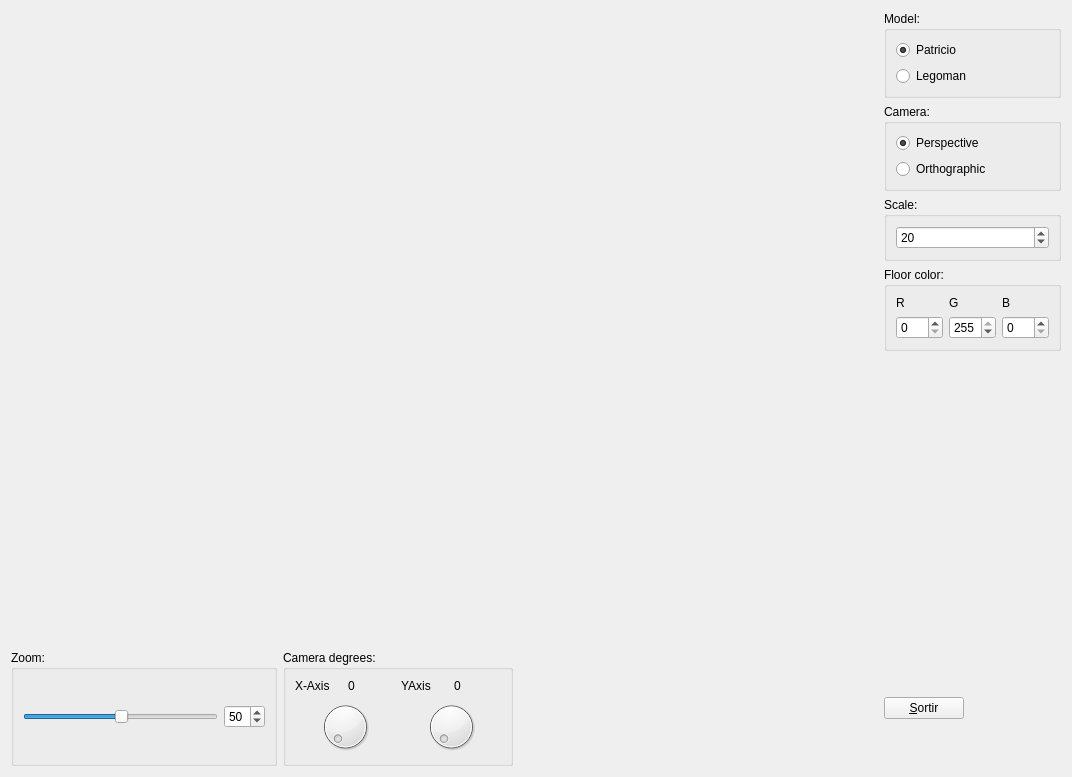
<?xml version="1.0" encoding="UTF-8"?>
<ui version="4.0">
 <class>MyForm</class>
 <widget class="QWidget" name="MyForm">
  <property name="geometry">
   <rect>
    <x>0</x>
    <y>0</y>
    <width>1072</width>
    <height>777</height>
   </rect>
  </property>
  <property name="windowTitle">
   <string>IDI-Lab</string>
  </property>
  <layout class="QGridLayout" name="gridLayout_2">
   <item row="0" column="0" rowspan="5" colspan="3">
    <widget class="MyGLWidget" name="widget" native="true">
     <property name="sizePolicy">
      <sizepolicy hsizetype="Expanding" vsizetype="Expanding">
       <horstretch>0</horstretch>
       <verstretch>0</verstretch>
      </sizepolicy>
     </property>
     <property name="minimumSize">
      <size>
       <width>50</width>
       <height>50</height>
      </size>
     </property>
    </widget>
   </item>
   <item row="0" column="3">
    <widget class="QGroupBox" name="groupBox">
     <property name="title">
      <string>Model:</string>
     </property>
     <layout class="QVBoxLayout" name="verticalLayout_3">
      <item>
       <widget class="QRadioButton" name="radioButton">
        <property name="text">
         <string>Patricio</string>
        </property>
        <property name="checked">
         <bool>true</bool>
        </property>
       </widget>
      </item>
      <item>
       <widget class="QRadioButton" name="radioButton_2">
        <property name="text">
         <string>Legoman</string>
        </property>
       </widget>
      </item>
     </layout>
    </widget>
   </item>
   <item row="1" column="3">
    <widget class="QGroupBox" name="groupBox_2">
     <property name="title">
      <string>Camera:</string>
     </property>
     <layout class="QVBoxLayout" name="verticalLayout">
      <item>
       <widget class="QRadioButton" name="radioButton_3">
        <property name="text">
         <string>Perspective</string>
        </property>
        <property name="checked">
         <bool>true</bool>
        </property>
       </widget>
      </item>
      <item>
       <widget class="QRadioButton" name="radioButton_4">
        <property name="text">
         <string>Orthographic</string>
        </property>
       </widget>
      </item>
     </layout>
    </widget>
   </item>
   <item row="2" column="3">
    <widget class="QGroupBox" name="groupBox_4">
     <property name="title">
      <string>Scale:</string>
     </property>
     <layout class="QVBoxLayout" name="verticalLayout_2">
      <item>
       <widget class="QSpinBox" name="spinBox_2">
        <property name="maximum">
         <number>500</number>
        </property>
        <property name="value">
         <number>20</number>
        </property>
       </widget>
      </item>
     </layout>
    </widget>
   </item>
   <item row="3" column="3">
    <widget class="QGroupBox" name="groupBox_6">
     <property name="title">
      <string>Floor color:</string>
     </property>
     <layout class="QHBoxLayout" name="horizontalLayout_4">
      <item>
       <layout class="QVBoxLayout" name="verticalLayout_4">
        <item>
         <widget class="QLabel" name="label_5">
          <property name="text">
           <string>R</string>
          </property>
         </widget>
        </item>
        <item>
         <widget class="QSpinBox" name="spinBox_3">
          <property name="maximum">
           <number>255</number>
          </property>
         </widget>
        </item>
       </layout>
      </item>
      <item>
       <layout class="QVBoxLayout" name="verticalLayout_5">
        <item>
         <widget class="QLabel" name="label_7">
          <property name="text">
           <string>G</string>
          </property>
         </widget>
        </item>
        <item>
         <widget class="QSpinBox" name="spinBox_4">
          <property name="maximum">
           <number>255</number>
          </property>
          <property name="value">
           <number>255</number>
          </property>
         </widget>
        </item>
       </layout>
      </item>
      <item>
       <layout class="QVBoxLayout" name="verticalLayout_6">
        <item>
         <widget class="QLabel" name="label_6">
          <property name="text">
           <string>B</string>
          </property>
         </widget>
        </item>
        <item>
         <widget class="QSpinBox" name="spinBox_5">
          <property name="maximum">
           <number>255</number>
          </property>
         </widget>
        </item>
       </layout>
      </item>
     </layout>
    </widget>
   </item>
   <item row="4" column="3">
    <spacer name="verticalSpacer">
     <property name="orientation">
      <enum>Qt::Vertical</enum>
     </property>
     <property name="sizeHint" stdset="0">
      <size>
       <width>17</width>
       <height>339</height>
      </size>
     </property>
    </spacer>
   </item>
   <item row="5" column="0">
    <widget class="QGroupBox" name="groupBox_3">
     <property name="title">
      <string>Zoom:</string>
     </property>
     <layout class="QHBoxLayout" name="horizontalLayout">
      <item>
       <widget class="QSlider" name="horizontalSlider">
        <property name="value">
         <number>50</number>
        </property>
        <property name="orientation">
         <enum>Qt::Horizontal</enum>
        </property>
       </widget>
      </item>
      <item>
       <widget class="QSpinBox" name="spinBox">
        <property name="value">
         <number>50</number>
        </property>
       </widget>
      </item>
     </layout>
    </widget>
   </item>
   <item row="5" column="1">
    <widget class="QGroupBox" name="groupBox_5">
     <property name="title">
      <string>Camera degrees:</string>
     </property>
     <layout class="QGridLayout" name="gridLayout">
      <item row="0" column="0">
       <layout class="QHBoxLayout" name="horizontalLayout_2">
        <item>
         <widget class="QLabel" name="label">
          <property name="text">
           <string>X-Axis</string>
          </property>
         </widget>
        </item>
        <item>
         <widget class="QLabel" name="label_3">
          <property name="text">
           <string>0</string>
          </property>
         </widget>
        </item>
       </layout>
      </item>
      <item row="0" column="1">
       <layout class="QHBoxLayout" name="horizontalLayout_3">
        <item>
         <widget class="QLabel" name="label_2">
          <property name="text">
           <string>YAxis</string>
          </property>
         </widget>
        </item>
        <item>
         <widget class="QLabel" name="label_4">
          <property name="text">
           <string>0</string>
          </property>
         </widget>
        </item>
       </layout>
      </item>
      <item row="1" column="0">
       <widget class="QDial" name="dial">
        <property name="maximum">
         <number>359</number>
        </property>
       </widget>
      </item>
      <item row="1" column="1">
       <widget class="QDial" name="dial_2">
        <property name="maximum">
         <number>359</number>
        </property>
       </widget>
      </item>
     </layout>
    </widget>
   </item>
   <item row="5" column="2">
    <spacer name="horizontalSpacer">
     <property name="orientation">
      <enum>Qt::Horizontal</enum>
     </property>
     <property name="sizeHint" stdset="0">
      <size>
       <width>359</width>
       <height>17</height>
      </size>
     </property>
    </spacer>
   </item>
   <item row="5" column="3">
    <widget class="QPushButton" name="pushButton">
     <property name="sizePolicy">
      <sizepolicy hsizetype="Fixed" vsizetype="Fixed">
       <horstretch>0</horstretch>
       <verstretch>0</verstretch>
      </sizepolicy>
     </property>
     <property name="text">
      <string>&amp;Sortir</string>
     </property>
    </widget>
   </item>
  </layout>
 </widget>
 <customwidgets>
  <customwidget>
   <class>MyGLWidget</class>
   <extends>QWidget</extends>
   <header>MyGLWidget.h</header>
   <container>1</container>
   <slots>
    <signal>getZoom(int)</signal>
    <signal>sendPerspective(bool)</signal>
    <signal>sendOrthographic(bool)</signal>
    <signal>getScale(int)</signal>
    <signal>getXAxis(int)</signal>
    <signal>getYAxis(int)</signal>
    <slot>setZoom(int)</slot>
    <slot>setPatricio()</slot>
    <slot>setLegoman()</slot>
    <slot>setPerspective()</slot>
    <slot>setOrthographic()</slot>
    <slot>setScale(int)</slot>
    <slot>setYAxis(int)</slot>
    <slot>setXAxis(int)</slot>
    <slot>setR(int)</slot>
    <slot>setG(int)</slot>
    <slot>setB(int)</slot>
   </slots>
  </customwidget>
 </customwidgets>
 <resources/>
 <connections>
  <connection>
   <sender>pushButton</sender>
   <signal>clicked()</signal>
   <receiver>MyForm</receiver>
   <slot>close()</slot>
   <hints>
    <hint type="sourcelabel">
     <x>956</x>
     <y>720</y>
    </hint>
    <hint type="destinationlabel">
     <x>590</x>
     <y>500</y>
    </hint>
   </hints>
  </connection>
  <connection>
   <sender>horizontalSlider</sender>
   <signal>valueChanged(int)</signal>
   <receiver>spinBox</receiver>
   <slot>setValue(int)</slot>
   <hints>
    <hint type="sourcelabel">
     <x>110</x>
     <y>725</y>
    </hint>
    <hint type="destinationlabel">
     <x>257</x>
     <y>730</y>
    </hint>
   </hints>
  </connection>
  <connection>
   <sender>spinBox</sender>
   <signal>valueChanged(int)</signal>
   <receiver>horizontalSlider</receiver>
   <slot>setValue(int)</slot>
   <hints>
    <hint type="sourcelabel">
     <x>257</x>
     <y>730</y>
    </hint>
    <hint type="destinationlabel">
     <x>110</x>
     <y>725</y>
    </hint>
   </hints>
  </connection>
  <connection>
   <sender>horizontalSlider</sender>
   <signal>valueChanged(int)</signal>
   <receiver>widget</receiver>
   <slot>setZoom(int)</slot>
   <hints>
    <hint type="sourcelabel">
     <x>110</x>
     <y>725</y>
    </hint>
    <hint type="destinationlabel">
     <x>67</x>
     <y>391</y>
    </hint>
   </hints>
  </connection>
  <connection>
   <sender>spinBox</sender>
   <signal>valueChanged(int)</signal>
   <receiver>widget</receiver>
   <slot>setZoom(int)</slot>
   <hints>
    <hint type="sourcelabel">
     <x>257</x>
     <y>730</y>
    </hint>
    <hint type="destinationlabel">
     <x>212</x>
     <y>391</y>
    </hint>
   </hints>
  </connection>
  <connection>
   <sender>widget</sender>
   <signal>getZoom(int)</signal>
   <receiver>horizontalSlider</receiver>
   <slot>setValue(int)</slot>
   <hints>
    <hint type="sourcelabel">
     <x>146</x>
     <y>301</y>
    </hint>
    <hint type="destinationlabel">
     <x>110</x>
     <y>725</y>
    </hint>
   </hints>
  </connection>
  <connection>
   <sender>widget</sender>
   <signal>getZoom(int)</signal>
   <receiver>spinBox</receiver>
   <slot>setValue(int)</slot>
   <hints>
    <hint type="sourcelabel">
     <x>278</x>
     <y>351</y>
    </hint>
    <hint type="destinationlabel">
     <x>257</x>
     <y>730</y>
    </hint>
   </hints>
  </connection>
  <connection>
   <sender>radioButton</sender>
   <signal>pressed()</signal>
   <receiver>widget</receiver>
   <slot>setPatricio()</slot>
   <hints>
    <hint type="sourcelabel">
     <x>1050</x>
     <y>63</y>
    </hint>
    <hint type="destinationlabel">
     <x>475</x>
     <y>44</y>
    </hint>
   </hints>
  </connection>
  <connection>
   <sender>radioButton_2</sender>
   <signal>pressed()</signal>
   <receiver>widget</receiver>
   <slot>setLegoman()</slot>
   <hints>
    <hint type="sourcelabel">
     <x>1050</x>
     <y>92</y>
    </hint>
    <hint type="destinationlabel">
     <x>467</x>
     <y>74</y>
    </hint>
   </hints>
  </connection>
  <connection>
   <sender>widget</sender>
   <signal>sendPerspective(bool)</signal>
   <receiver>radioButton_3</receiver>
   <slot>setChecked(bool)</slot>
   <hints>
    <hint type="sourcelabel">
     <x>673</x>
     <y>151</y>
    </hint>
    <hint type="destinationlabel">
     <x>1050</x>
     <y>165</y>
    </hint>
   </hints>
  </connection>
  <connection>
   <sender>widget</sender>
   <signal>sendOrthographic(bool)</signal>
   <receiver>radioButton_4</receiver>
   <slot>setChecked(bool)</slot>
   <hints>
    <hint type="sourcelabel">
     <x>718</x>
     <y>190</y>
    </hint>
    <hint type="destinationlabel">
     <x>1050</x>
     <y>194</y>
    </hint>
   </hints>
  </connection>
  <connection>
   <sender>radioButton_3</sender>
   <signal>pressed()</signal>
   <receiver>widget</receiver>
   <slot>setPerspective()</slot>
   <hints>
    <hint type="sourcelabel">
     <x>1050</x>
     <y>165</y>
    </hint>
    <hint type="destinationlabel">
     <x>701</x>
     <y>125</y>
    </hint>
   </hints>
  </connection>
  <connection>
   <sender>radioButton_4</sender>
   <signal>pressed()</signal>
   <receiver>widget</receiver>
   <slot>setOrthographic()</slot>
   <hints>
    <hint type="sourcelabel">
     <x>1050</x>
     <y>194</y>
    </hint>
    <hint type="destinationlabel">
     <x>703</x>
     <y>206</y>
    </hint>
   </hints>
  </connection>
  <connection>
   <sender>spinBox_2</sender>
   <signal>valueChanged(int)</signal>
   <receiver>widget</receiver>
   <slot>setScale(int)</slot>
   <hints>
    <hint type="sourcelabel">
     <x>1050</x>
     <y>270</y>
    </hint>
    <hint type="destinationlabel">
     <x>396</x>
     <y>530</y>
    </hint>
   </hints>
  </connection>
  <connection>
   <sender>widget</sender>
   <signal>getScale(int)</signal>
   <receiver>spinBox_2</receiver>
   <slot>setValue(int)</slot>
   <hints>
    <hint type="sourcelabel">
     <x>369</x>
     <y>544</y>
    </hint>
    <hint type="destinationlabel">
     <x>1050</x>
     <y>270</y>
    </hint>
   </hints>
  </connection>
  <connection>
   <sender>dial_2</sender>
   <signal>valueChanged(int)</signal>
   <receiver>label_4</receiver>
   <slot>setNum(int)</slot>
   <hints>
    <hint type="sourcelabel">
     <x>493</x>
     <y>755</y>
    </hint>
    <hint type="destinationlabel">
     <x>492</x>
     <y>698</y>
    </hint>
   </hints>
  </connection>
  <connection>
   <sender>dial</sender>
   <signal>valueChanged(int)</signal>
   <receiver>label_3</receiver>
   <slot>setNum(int)</slot>
   <hints>
    <hint type="sourcelabel">
     <x>387</x>
     <y>755</y>
    </hint>
    <hint type="destinationlabel">
     <x>386</x>
     <y>698</y>
    </hint>
   </hints>
  </connection>
  <connection>
   <sender>dial_2</sender>
   <signal>valueChanged(int)</signal>
   <receiver>widget</receiver>
   <slot>setYAxis(int)</slot>
   <hints>
    <hint type="sourcelabel">
     <x>493</x>
     <y>755</y>
    </hint>
    <hint type="destinationlabel">
     <x>399</x>
     <y>547</y>
    </hint>
   </hints>
  </connection>
  <connection>
   <sender>dial</sender>
   <signal>valueChanged(int)</signal>
   <receiver>widget</receiver>
   <slot>setXAxis(int)</slot>
   <hints>
    <hint type="sourcelabel">
     <x>387</x>
     <y>755</y>
    </hint>
    <hint type="destinationlabel">
     <x>241</x>
     <y>525</y>
    </hint>
   </hints>
  </connection>
  <connection>
   <sender>widget</sender>
   <signal>getYAxis(int)</signal>
   <receiver>dial_2</receiver>
   <slot>setValue(int)</slot>
   <hints>
    <hint type="sourcelabel">
     <x>349</x>
     <y>550</y>
    </hint>
    <hint type="destinationlabel">
     <x>493</x>
     <y>755</y>
    </hint>
   </hints>
  </connection>
  <connection>
   <sender>widget</sender>
   <signal>getXAxis(int)</signal>
   <receiver>dial</receiver>
   <slot>setValue(int)</slot>
   <hints>
    <hint type="sourcelabel">
     <x>239</x>
     <y>438</y>
    </hint>
    <hint type="destinationlabel">
     <x>387</x>
     <y>755</y>
    </hint>
   </hints>
  </connection>
  <connection>
   <sender>widget</sender>
   <signal>getXAxis(int)</signal>
   <receiver>label_3</receiver>
   <slot>setNum(int)</slot>
   <hints>
    <hint type="sourcelabel">
     <x>264</x>
     <y>502</y>
    </hint>
    <hint type="destinationlabel">
     <x>386</x>
     <y>698</y>
    </hint>
   </hints>
  </connection>
  <connection>
   <sender>widget</sender>
   <signal>getYAxis(int)</signal>
   <receiver>label_4</receiver>
   <slot>setNum(int)</slot>
   <hints>
    <hint type="sourcelabel">
     <x>379</x>
     <y>447</y>
    </hint>
    <hint type="destinationlabel">
     <x>492</x>
     <y>698</y>
    </hint>
   </hints>
  </connection>
  <connection>
   <sender>spinBox_3</sender>
   <signal>valueChanged(int)</signal>
   <receiver>widget</receiver>
   <slot>setR(int)</slot>
   <hints>
    <hint type="sourcelabel">
     <x>918</x>
     <y>354</y>
    </hint>
    <hint type="destinationlabel">
     <x>739</x>
     <y>329</y>
    </hint>
   </hints>
  </connection>
  <connection>
   <sender>spinBox_4</sender>
   <signal>valueChanged(int)</signal>
   <receiver>widget</receiver>
   <slot>setG(int)</slot>
   <hints>
    <hint type="sourcelabel">
     <x>971</x>
     <y>354</y>
    </hint>
    <hint type="destinationlabel">
     <x>806</x>
     <y>361</y>
    </hint>
   </hints>
  </connection>
  <connection>
   <sender>spinBox_5</sender>
   <signal>valueChanged(int)</signal>
   <receiver>widget</receiver>
   <slot>setB(int)</slot>
   <hints>
    <hint type="sourcelabel">
     <x>1027</x>
     <y>354</y>
    </hint>
    <hint type="destinationlabel">
     <x>787</x>
     <y>397</y>
    </hint>
   </hints>
  </connection>
 </connections>
</ui>
